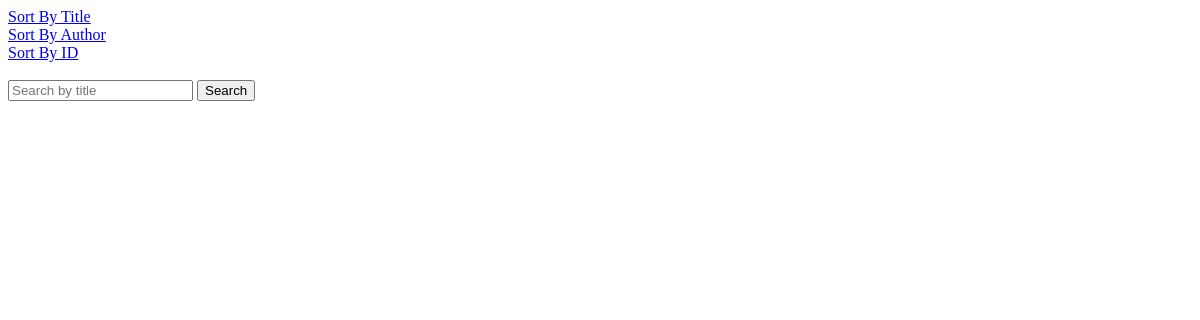
Before: / with the older database file.
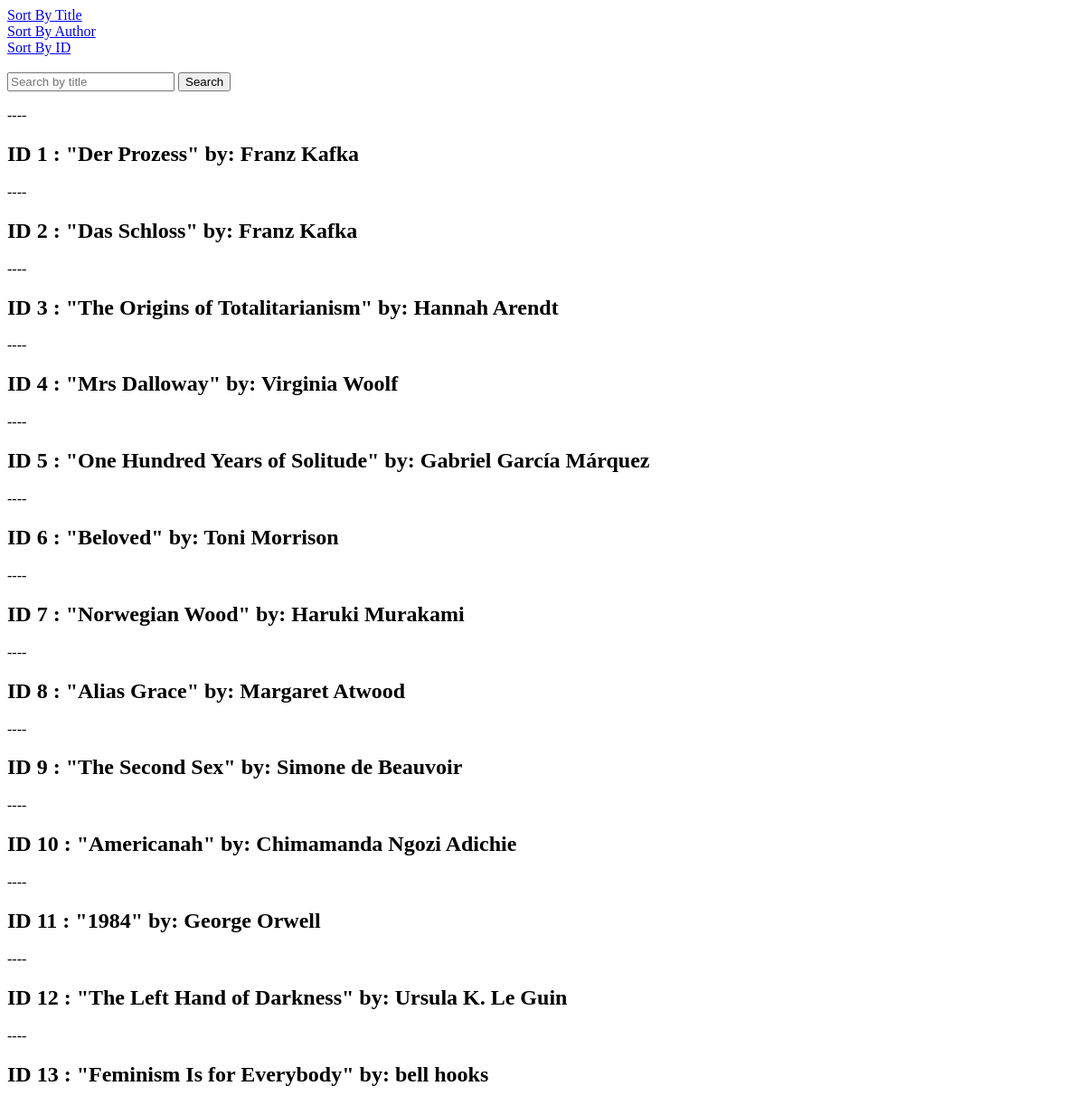
After: the same page with the newer database file.
### data_models.py (models this page shows)
class Book(db.Model):
    id = db.Column(db.Integer, primary_key=True)
    isbn = db.Column(db.String, nullable=True)
    title = db.Column(db.String, nullable=False)
    publication_year = db.Column(db.Integer, nullable=False)
    author_id = db.Column(db.Integer, db.ForeignKey('author.id'), nullable=False)
    author = db.relationship('Author', backref='books')

class Author(db.Model):
    id = db.Column(db.Integer, primary_key=True)
    name = db.Column(db.String, nullable=False)
    birth_date = db.Column(db.Date, nullable=False)
    date_of_death = db.Column(db.Date, nullable=True)

### app.py (the view)
@app.route('/')
def home():
    search = request.args.get('title')
    sort = request.args.get('sort')
    if search:
        books = Book.query.filter(Book.title.like(f'%{search}%')).all()
    elif sort == 'title':
        books = Book.query.order_by(Book.title).all()
    elif sort == 'author':
        books = Book.query.join(Author).order_by(Author.name).all()
    elif sort == 'id':
        books = Book.query.order_by(Book.id).all()
    else:
        books = Book.query.all()
    return render_template('home.html', books=books)

### templates/home.html (shortened to what this page needs)
<!DOCTYPE html>
<html lang="en">
  <head>
  </head>
  <body>
  <a href="/?sort=title">Sort By Title</a><br>
  <a href="/?sort=author">Sort By Author</a><br>
  <a href="/?sort=id">Sort By ID</a>
  <br><br>
  <form action="/" method="GET">
    <input type="text" name="title" placeholder="Search by title">
    <button type="submit">Search</button></form><br>
    {% for book in books %}
    <div>
      ----
      <h2>ID {{book.id}} : "{{ book.title }}" by: {{ book.author.name }}</h2>
    </div>
    {% endfor %}
  </body>
</html>

Changed rows visible on the page:
added Book: id "1", title "Der Prozess", author.name "Franz Kafka"
added Book: id "2", title "Das Schloss", author.name "Franz Kafka"
added Book: id "3", title "The Origins of Totalitarianism", author.name "Hannah Arendt"
added Book: id "4", title "Mrs Dalloway", author.name "Virginia Woolf"
added Book: id "5", title "One Hundred Years of Solitude", author.name "Gabriel García Márquez"
added Book: id "6", title "Beloved", author.name "Toni Morrison"
added Book: id "7", title "Norwegian Wood", author.name "Haruki Murakami"
added Book: id "8", title "Alias Grace", author.name "Margaret Atwood"
added Book: id "9", title "The Second Sex", author.name "Simone de Beauvoir"
added Book: id "10", title "Americanah", author.name "Chimamanda Ngozi Adichie"
added Book: id "11", title "1984", author.name "George Orwell"
added Book: id "12", title "The Left Hand of Darkness", author.name "Ursula K. Le Guin"
added Book: id "13", title "Feminism Is for Everybody", author.name "bell hooks"
